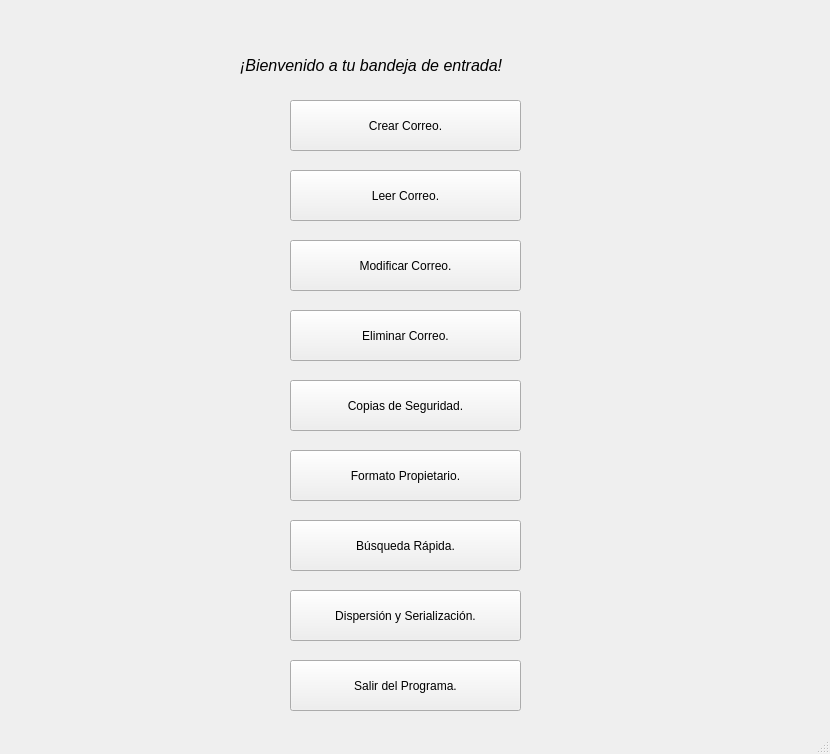
<?xml version="1.0" encoding="UTF-8"?>
<ui version="4.0">
 <class>MainWindow</class>
 <widget class="QMainWindow" name="MainWindow">
  <property name="geometry">
   <rect>
    <x>0</x>
    <y>0</y>
    <width>830</width>
    <height>754</height>
   </rect>
  </property>
  <property name="windowTitle">
   <string>Gestor de Correo</string>
  </property>
  <widget class="QWidget" name="centralwidget">
   <widget class="QLabel" name="Welcome">
    <property name="geometry">
     <rect>
      <x>240</x>
      <y>50</y>
      <width>341</width>
      <height>31</height>
     </rect>
    </property>
    <property name="font">
     <font>
      <pointsize>12</pointsize>
      <italic>true</italic>
     </font>
    </property>
    <property name="text">
     <string>¡Bienvenido a tu bandeja de entrada!</string>
    </property>
   </widget>
   <widget class="QPushButton" name="New">
    <property name="geometry">
     <rect>
      <x>290</x>
      <y>100</y>
      <width>231</width>
      <height>51</height>
     </rect>
    </property>
    <property name="text">
     <string>Crear Correo.</string>
    </property>
   </widget>
   <widget class="QPushButton" name="Read">
    <property name="geometry">
     <rect>
      <x>290</x>
      <y>170</y>
      <width>231</width>
      <height>51</height>
     </rect>
    </property>
    <property name="text">
     <string>Leer Correo.</string>
    </property>
   </widget>
   <widget class="QPushButton" name="Modify">
    <property name="geometry">
     <rect>
      <x>290</x>
      <y>240</y>
      <width>231</width>
      <height>51</height>
     </rect>
    </property>
    <property name="text">
     <string>Modificar Correo.</string>
    </property>
   </widget>
   <widget class="QPushButton" name="Delete">
    <property name="geometry">
     <rect>
      <x>290</x>
      <y>310</y>
      <width>231</width>
      <height>51</height>
     </rect>
    </property>
    <property name="text">
     <string>Eliminar Correo.</string>
    </property>
   </widget>
   <widget class="QPushButton" name="Security">
    <property name="geometry">
     <rect>
      <x>290</x>
      <y>380</y>
      <width>231</width>
      <height>51</height>
     </rect>
    </property>
    <property name="text">
     <string>Copias de Seguridad.</string>
    </property>
   </widget>
   <widget class="QPushButton" name="Propietario">
    <property name="geometry">
     <rect>
      <x>290</x>
      <y>450</y>
      <width>231</width>
      <height>51</height>
     </rect>
    </property>
    <property name="text">
     <string>Formato Propietario.</string>
    </property>
   </widget>
   <widget class="QPushButton" name="FastSearch">
    <property name="geometry">
     <rect>
      <x>290</x>
      <y>520</y>
      <width>231</width>
      <height>51</height>
     </rect>
    </property>
    <property name="text">
     <string>Búsqueda Rápida.</string>
    </property>
   </widget>
   <widget class="QPushButton" name="Dispersion">
    <property name="geometry">
     <rect>
      <x>290</x>
      <y>590</y>
      <width>231</width>
      <height>51</height>
     </rect>
    </property>
    <property name="text">
     <string>Dispersión y Serialización.</string>
    </property>
   </widget>
   <widget class="QPushButton" name="Exit">
    <property name="geometry">
     <rect>
      <x>290</x>
      <y>660</y>
      <width>231</width>
      <height>51</height>
     </rect>
    </property>
    <property name="text">
     <string>Salir del Programa.</string>
    </property>
   </widget>
   <widget class="QLabel" name="img_write">
    <property name="geometry">
     <rect>
      <x>530</x>
      <y>100</y>
      <width>51</width>
      <height>41</height>
     </rect>
    </property>
    <property name="text">
     <string/>
    </property>
   </widget>
   <widget class="QLabel" name="img_read">
    <property name="geometry">
     <rect>
      <x>530</x>
      <y>180</y>
      <width>51</width>
      <height>41</height>
     </rect>
    </property>
    <property name="text">
     <string/>
    </property>
   </widget>
   <widget class="QLabel" name="img_modify">
    <property name="geometry">
     <rect>
      <x>530</x>
      <y>250</y>
      <width>51</width>
      <height>41</height>
     </rect>
    </property>
    <property name="text">
     <string/>
    </property>
   </widget>
   <widget class="QLabel" name="img_delete">
    <property name="geometry">
     <rect>
      <x>530</x>
      <y>320</y>
      <width>51</width>
      <height>41</height>
     </rect>
    </property>
    <property name="text">
     <string/>
    </property>
   </widget>
   <widget class="QLabel" name="img_security">
    <property name="geometry">
     <rect>
      <x>530</x>
      <y>390</y>
      <width>51</width>
      <height>41</height>
     </rect>
    </property>
    <property name="text">
     <string/>
    </property>
   </widget>
   <widget class="QLabel" name="img_propietario">
    <property name="geometry">
     <rect>
      <x>530</x>
      <y>460</y>
      <width>51</width>
      <height>41</height>
     </rect>
    </property>
    <property name="text">
     <string/>
    </property>
   </widget>
   <widget class="QLabel" name="img_fast">
    <property name="geometry">
     <rect>
      <x>530</x>
      <y>530</y>
      <width>51</width>
      <height>41</height>
     </rect>
    </property>
    <property name="text">
     <string/>
    </property>
   </widget>
   <widget class="QLabel" name="img_dispersion">
    <property name="geometry">
     <rect>
      <x>530</x>
      <y>590</y>
      <width>51</width>
      <height>41</height>
     </rect>
    </property>
    <property name="text">
     <string/>
    </property>
   </widget>
   <widget class="QLabel" name="img_exit">
    <property name="geometry">
     <rect>
      <x>530</x>
      <y>670</y>
      <width>51</width>
      <height>41</height>
     </rect>
    </property>
    <property name="text">
     <string/>
    </property>
   </widget>
  </widget>
  <widget class="QStatusBar" name="statusbar"/>
 </widget>
 <resources/>
 <connections/>
</ui>
